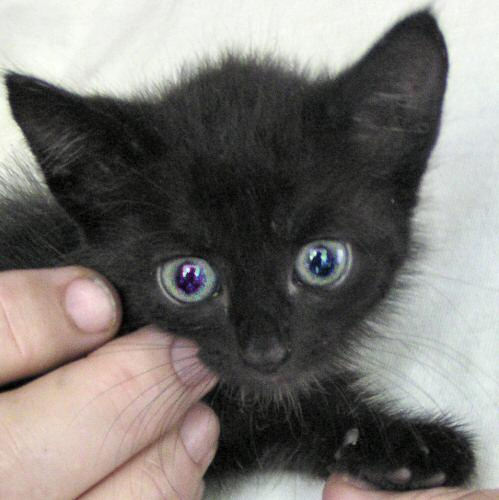
#> input picture cnn/cat.jpg, 499 x 500 px
$ python convolutions.py --image cat.jpg
#> lines starting #> are read from the running program, lines starting #| are printed output that depends on the picture
from skimage.exposure import rescale_intensity
import numpy as np
import argparse
import cv2


def convolve(image, K):
    (iH, iW) = image.shape[:2]
    (kH, kW) = K.shape[:2]

    # Replicando os pixels da borda da imagem para não se perderem no processo de convolucao
    pad = (kW -1) // 2
    image = cv2.copyMakeBorder(image, pad, pad, pad, pad, cv2.BORDER_REPLICATE)

    # Inicializando a imagem de saida (output da convolucao)
    output = np.zeros((iH, iW), dtype="float")

    # Faz os "sliding" do kernel na imagem
    # O movimento começa pelo y (altura) e faz um loop no x
    # Ex: imagem:
    # 93 , 139, 101,  2
    # 26 , 252, 196,  6
    # 135, 230,  18,  5
    # 1  ,   2,   3,  4
    #
    # k:
    # 1, 2, 3
    # 4, 5, 6
    # 7, 8, 9
    #
    # A matriz de convolucao na posicao (1,1) vai ser:
    # 93 , 139, 101
    # 26 , 252, 196
    # 135, 230, 18

    for y in np.arange(pad, iH + pad):
        for x in np.arange(pad, iW + pad):
            roi = image[y - pad:y + pad + 1, x - pad:x + pad + 1]

            #Calculo da convolucao
            k = (roi * K).sum()
            output[y - pad, x - pad] = k

    # A convolucao pode fazer com que as intensidades dos pixels passem
    # de 255. Para traze-los de volta para essa faixa, utiliza-se o
    # rescale_intensity
    output = rescale_intensity(output, in_range=(90, 255))

    # Os valores estao em float, mas a imagem original era em 8 bits, portanto
    # faz com que os valores voltem para esse formato.
    output = (output * 255).astype("uint8")

    return output

ap = argparse.ArgumentParser()
ap.add_argument("-i", "--image", required=True,
help="path to the input image")
args = vars(ap.parse_args())

# construct average blurring kernels used to smooth an image
smallBlur = np.ones((7, 7), dtype="float") * (1.0 / (7 * 7))
largeBlur = np.ones((21, 21), dtype="float") * (1.0 / (21 * 21))


sharpen = np.array(([0, -1, 0],
                    [-1, 5, -1],
                    [0, -1, 0]), dtype="int")


laplacian = np.array(([0, 1, 0],
                      [1, -4, 1],
                      [0, 1, 0]), dtype="int")

sobelX = np.array(([-1, 0, 1],
                   [-2, 0, 2],
                   [-1, 0, 1]), dtype="int")

sobelY = np.array(([-1, -2, -1],
                   [0, 0, 0],
                   [1, 2, 1]), dtype="int")

emboss = np.array(([-2, -1, 0],
                   [-1, 1, 1],
                   [0, 1, 2]), dtype="int")

kernelBank = (("small_blur", smallBlur),
              ("large_blur", largeBlur),
              ("sharpen", sharpen),
              ("laplacian", laplacian),
              ("sobel_x", sobelX),
              ("sobel_y", sobelY),
              ("emboss", emboss))

image = cv2.imread(args["image"])
#> image is the input picture: shape (500, 499, 3); mean B, G, R 113.9, 117.4, 120.7
gray = cv2.cvtColor(image, cv2.COLOR_BGR2GRAY)
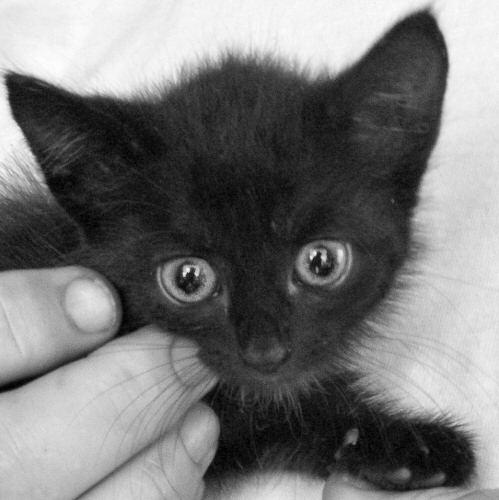
#> gray: shape (500, 499); min 0, max 254, mean 118

for (kernelName, K) in kernelBank:
    print("[INFO] applying {} kernel".format(kernelName))
    convolveOutput = convolve(gray, K)
    opencvOutput = cv2.filter2D(gray, -1, K)
#> this loop made 7 passes
#> pass 1, in convolve, `image = cv2.copyMakeBorder(image, pad, pad, pad, pad, cv2.BORDER_REPLI..`:
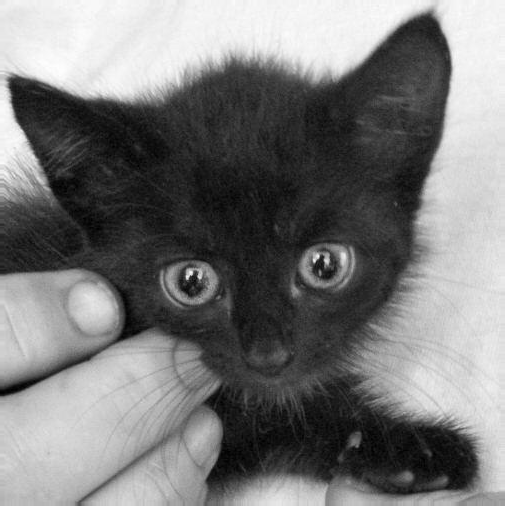
#> image: shape (506, 505); min 0, max 254, mean 120.1
#> pass 1, `convolveOutput = convolve(gray, K)`:
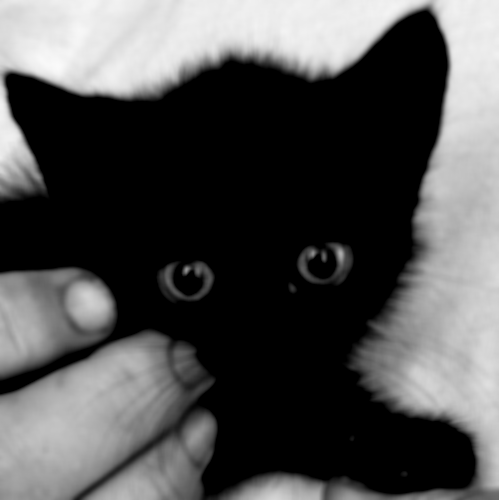
#> convolveOutput: shape (500, 499); min 0, max 250, mean 80.3
#> pass 2, in convolve (call 2), `image = cv2.copyMakeBorder(image, pad, pad, pad, pad, cv2.BORDER_REPLI..`:
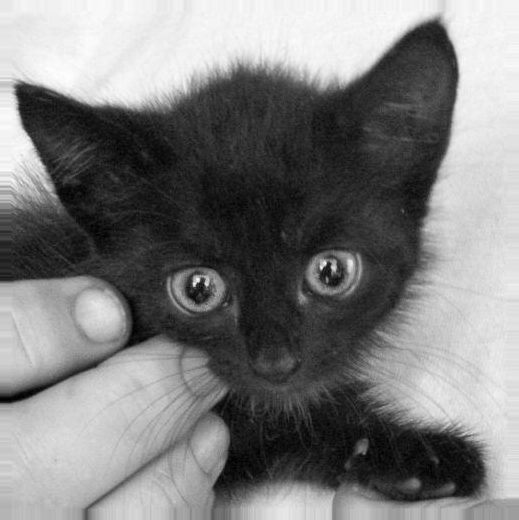
#> image: shape (520, 519); min 0, max 254, mean 124.7

# [5 lines of commented-out code are left out]
